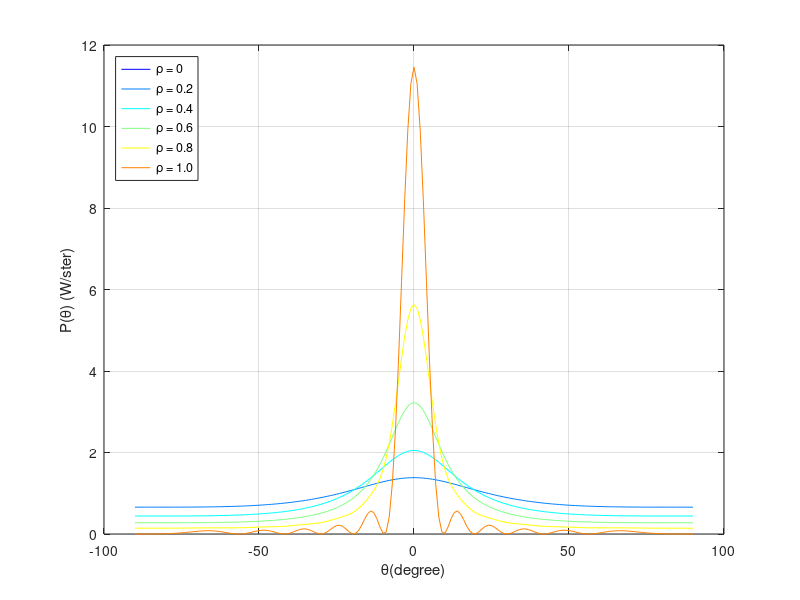
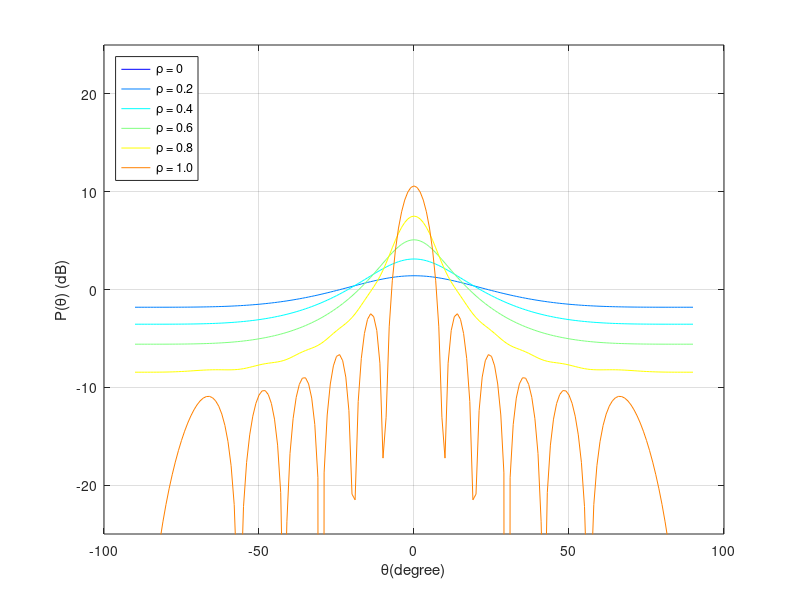

Write the MATLAB code that produced these figures, in order.


clc;
clear all;
close all;


Rho = 0:0.2:1;

N = 12;
Nlst = (-(N/2):N/2-1)';

Theta_deg = (-90:1:90);
Theta = Theta_deg*pi/180;
deltaTheta = Theta(2) - Theta(1);

Ptheta = zeros(length(Rho), length(Theta));
cmap = jet(length(Rho)); % 生成hsv颜色矩阵


%% 
figure(1);
for i = 1:length(Rho)
    rho = Rho(i);
    row = logspace(0, log10(rho^(N-1)), N);
    R = toeplitz(row);
    sum = 0;
    for j = 1:length(Theta)
        theta = Theta(j);
        at = exp(1i * pi * Nlst * sin(theta));
        Ptheta(i,j) = abs(at' * R * at) / (4*pi);
        sum = sum + 2*pi*Ptheta(i,j)*cos(theta)*deltaTheta
    end
    sum; % == N
    plot(Theta_deg, Ptheta(i,:), 'Color', cmap(i,:)); hold on;
end


xlabel('\theta(degree)');
ylabel('P(\theta) (W/ster)');
legend('\rho = 0', '\rho = 0.2', '\rho = 0.4', '\rho = 0.6', '\rho = 0.8', '\rho = 1.0', 'Location', 'northwest');
grid on

%% dB
figure(2);
cmap = jet(length(Rho)); % 生成hsv颜色矩阵
for i = 1:length(Rho)
    rho = Rho(i);
    row = logspace(0, log10(rho^(N-1)), N);
    R = toeplitz(row);
    sum = 0;
    for j = 1:length(Theta)
        theta = Theta(j);
        at = exp(1i * pi * Nlst * sin(theta));
        Ptheta(i,j) = abs(at' * R * at) / (4*pi);
        sum = sum + 2*pi*Ptheta(i,j)*cos(theta)*deltaTheta
    end
    sum; % == N
    Ptheta(i,:) = 10*log10(Ptheta(i,:));
    plot(Theta_deg, Ptheta(i,:), 'Color', cmap(i,:)); hold on;
end


xlabel('\theta(degree)');
ylabel('P(\theta) (dB)');
ylim([-25 25]);
legend('\rho = 0', '\rho = 0.2', '\rho = 0.4', '\rho = 0.6', '\rho = 0.8', '\rho = 1.0', 'Location', 'northwest');
grid on
